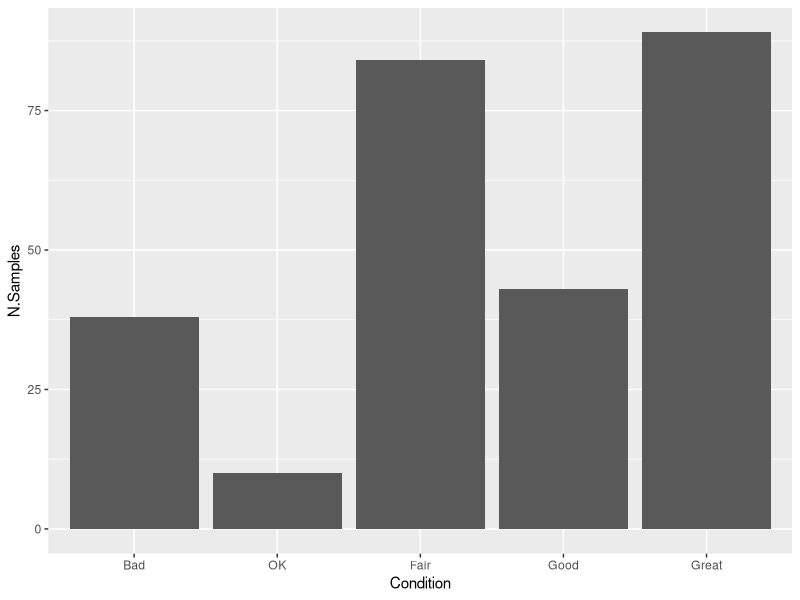
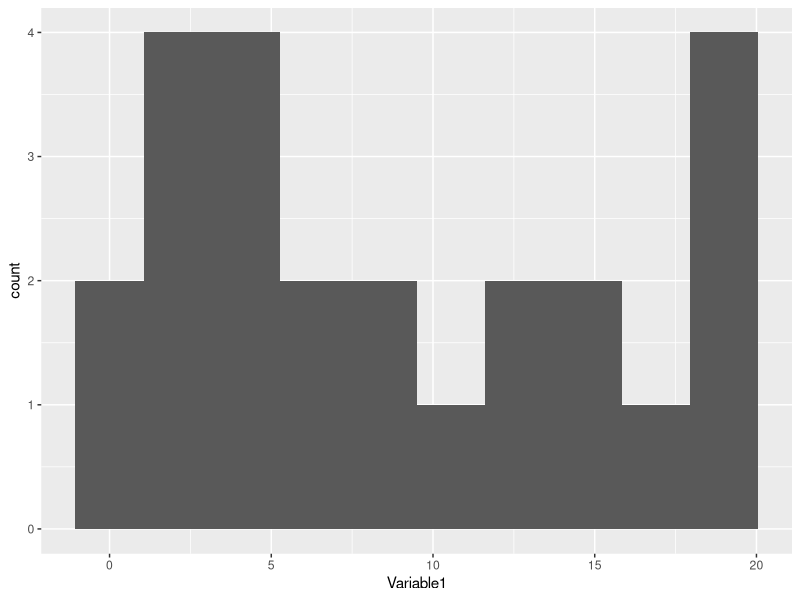
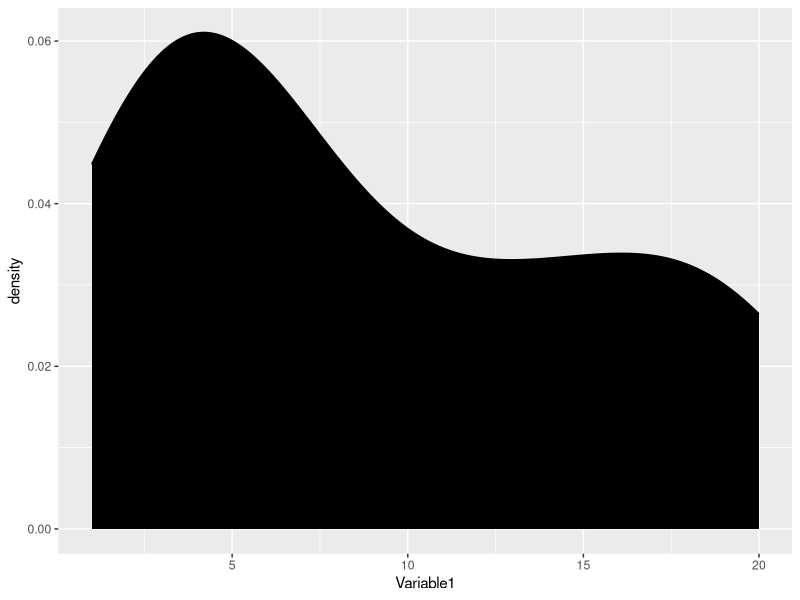
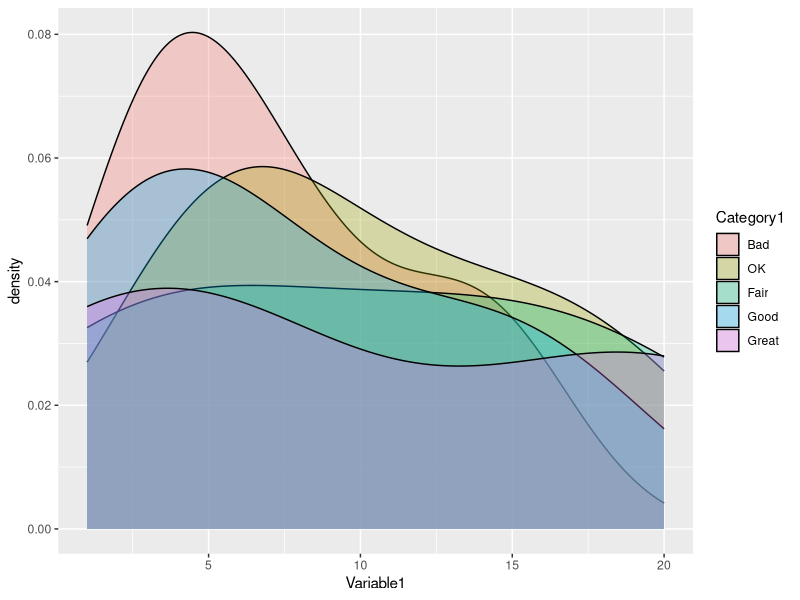
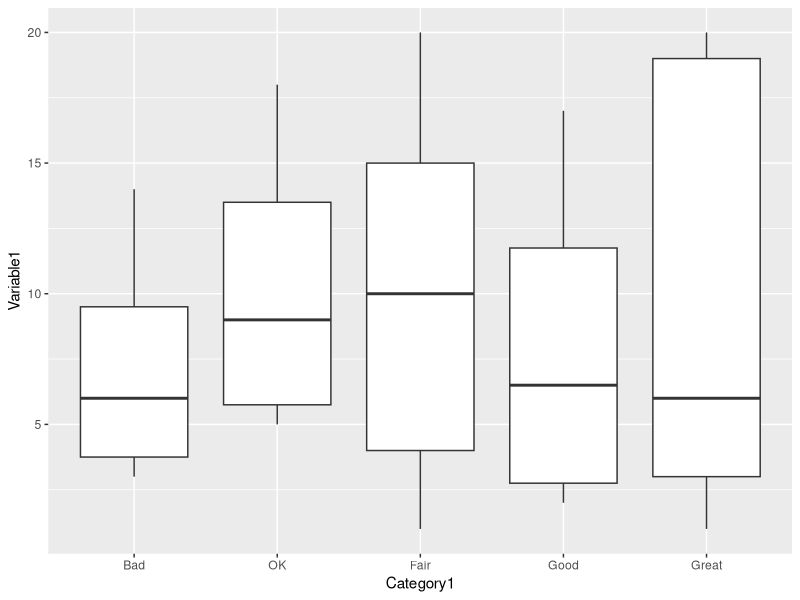
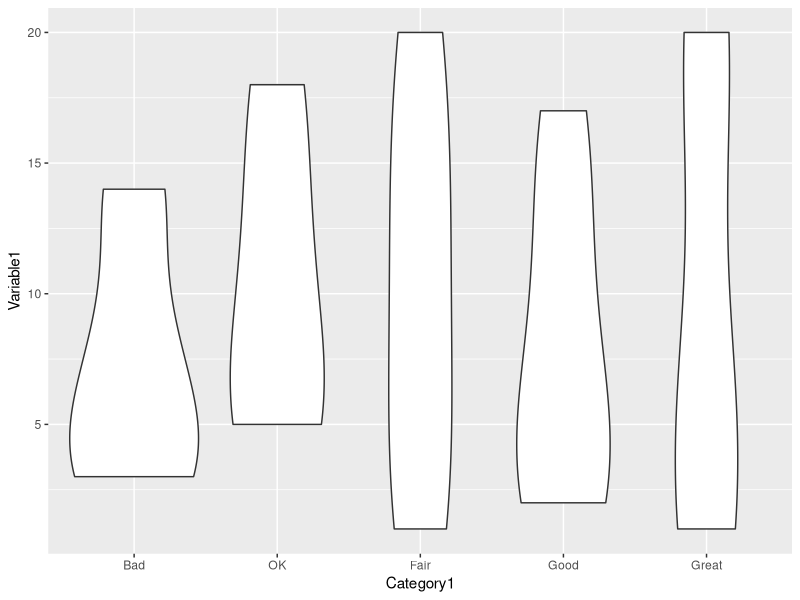
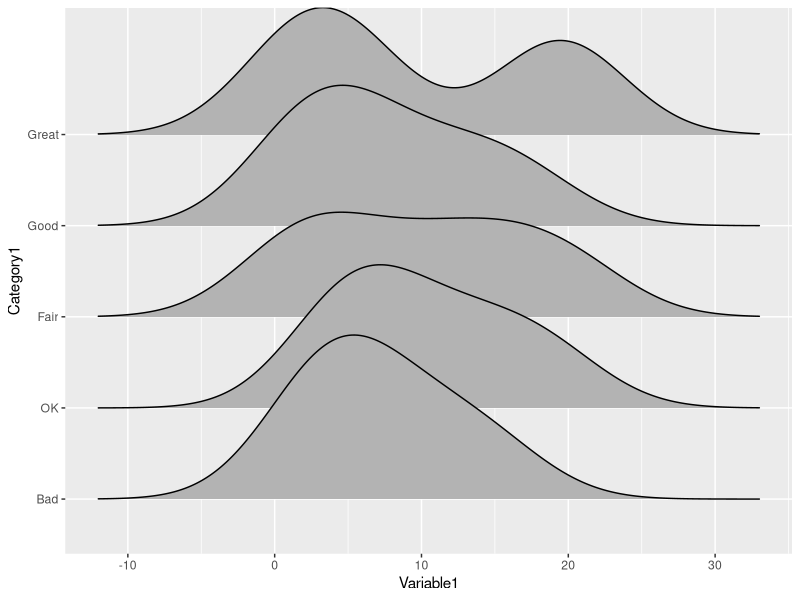
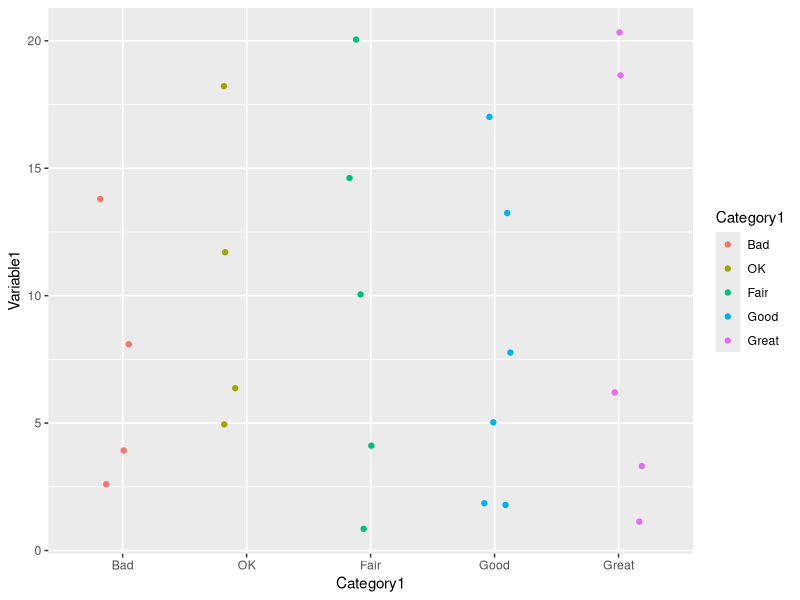

Recreate these plots in R, in order.
# This script is designed to get us started learning how to make better plots

#Started by Stephanie K. Archer 4/6/2021

# here are some important resources:
# Fundamentals of Data Visualization by Claus O. Wilke: https://clauswilke.com/dataviz/introduction.html
# GGplot cookbook: http://www.cookbook-r.com/Graphs/
# GGplot cheatsheet: https://www.maths.usyd.edu.au/u/UG/SM/STAT3022/r/current/Misc/data-visualization-2.1.pdf

# First we should talk about the different types of variables.
# When it comes to plotting you can have two basic types of variables:
# discrete and continuous. I like the explanation from Claus Wilke's book

# "Continuous data values are values for which arbitrarily fine intermediates exist. 
# For example, time duration is a continuous value. Between any two durations, 
# say 50 seconds and 51 seconds, there are arbitrarily many intermediates, such as 50.5 seconds, 
# 50.51 seconds, 50.50001 seconds, and so on. 
# By contrast, number of persons in a room is a discrete value. 
# A room can hold 5 persons or 6, but not 5.5....
# Next we’ll consider the types of data we may want to represent in our visualization. 
# You may think of data as numbers, but numerical values are only two out of several types of data we may encounter. 
# In addition to continuous and discrete numerical values, data can come in the form of discrete categories, in the form of dates or times, and as text. 
# When data is numerical we also call it quantitative and when it is categorical we call it qualitative. 
# Variables holding qualitative data are factors, and the different categories are called levels. 
# The levels of a factor are most commonly without order (as in the example of “dog”, “cat”, “fish” in Table 2.1), but factors can also be ordered, 
# when there is an intrinsic order among the levels of the factor (as in the example of “good”, “fair”, “poor” in Table 2.1)."


# The type of plot that you chose to use is, in part, dependent on
# the types of  data that you want to display. This page from the Claus Wilke book is 
# very useful for showing you the types of plots that are possible for different
# types of data/information that you want to display: https://clauswilke.com/dataviz/directory-of-visualizations.html


# we are going to work through the basic types of plots then move on to how
# to improve their design.

# First, lets load  packages
library(tidyverse)
if(!require(lubridate))install.packages("lubridate");library(lubridate)

# lets make an example dataset to use for a bar plot
data1<- data.frame(Condition = factor(x = c("Bad","OK","Fair","Good","Great"),
                                      levels = c("Bad","OK","Fair","Good","Great")),
                   N.Samples = sample(1:100,5))


# now lets make a basic bar plot

ggplot(data = data1)+
  geom_bar(aes(x=Condition,y=N.Samples),stat = "identity")

# while there are a lot of ways we can improve the design of this plot, it does
# accurately convey our data in a relatively clear way. So it is a perfectly fine plot.

# Now lets make a larger dataset that has a few different types of variables

data2<-data.frame(Category1 = sample(factor(x = c("Bad","OK","Fair","Good","Great"),
                                     levels = c("Bad","OK","Fair","Good","Great")),24,replace = T),
                  Category2 = sample(c("dog","cat","bird","fish"),24,replace = T),
                  Variable1 = sample(1:20,24,replace = T),
                  Variable2 = sample(seq(0,10,.001),24),
                  DateVariable = seq.Date(from = ymd("2019-01-01"),to = ymd("2020-12-01"),"month"))

# now lets make some plots that show the distribution of a single variable

# first lets do a histogram
ggplot(data = data2)+
  geom_histogram(aes(x=Variable1),bins = 10) # play around with the bins number to see what that does

# there are other ways to look at the distribution of a single variable

ggplot(data = data2)+
  geom_density(aes(x=Variable1),fill="black")

# you can used this type of plot to relatively easily compare the distribution of a 
# variable between categories. For example:

ggplot(data = data2)+
  geom_density(aes(x=Variable1,fill = Category1),alpha=.3)#the alpha here makes the 
# fills transparent do you can see through them. Try experimenting with it to see what
# changing the alpha value (can go between 0 and 1) does for your figure.

# another way to compare distributions between categories is boxplots

ggplot(data = data2)+
  geom_boxplot(aes(x = Category1,y = Variable1))

# these plots convey more information than the overlapping density plots. 
# the boxplots show information about the data in a succint way: https://towardsdatascience.com/understanding-boxplots-5e2df7bcbd51

# other plots are the violin plot:

ggplot(data = data2)+
  geom_violin(aes(x = Category1,y = Variable1))

# and ridgeline plots
if(!require(ggridges))install.packages("ggridges");library(ggridges)

ggplot(data = data2)+
  geom_density_ridges(aes(y=Category1, x=Variable1))


# another option is to just "see" all the datapoints

ggplot(data = data2)+
  geom_jitter(aes(x=Category1,y=Variable1,color = Category1),width=.2)

# now lets make a plot visualizing 2 conitnuous variables
# this is called a scatter plot

ggplot(data = data2)+
  geom_point(aes(x=Variable1,y=Variable2))

# now lets look at line plots. These are useful when there's an order to your x axis
# i.e., when your x axis is related to time

ggplot(data = data2)+
  geom_line(aes(x=DateVariable,y=Variable1))

# before we start looking at ways to make these plots prettier we need to talk about ways
# to convery more than 2 pieces of information with a plot. For example - lets
# say we want to see the relationship between variable1, variable2, and category 2
# we can do this using colors

ggplot(data = data2)+
  geom_point(aes(x=Variable1,y=Variable2,color=Category2))

# or by using facets
ggplot(data = data2)+
  geom_point(aes(x=Variable1,y=Variable2))+
  facet_wrap(~Category2)

# There's often multiple ways to display the same Lets say we want to
# look at how the value of Variable 2 varies depending on our two categories.
# one way we can do that is a slightly more complicated version of the boxplot

ggplot(data = data2)+
  geom_boxplot(aes(x=Category1,y=Variable2,fill=Category2))

# another way we can do this is with facets
ggplot(data = data2)+
  geom_boxplot(aes(x=Category1,y=Variable2))+
  facet_wrap(~Category2)

# or with a scatterplot (note I find this VERY hard to interpret)
ggplot(data = data2)+
  geom_jitter(aes(x=Category1,y=Variable2,color=Category2),width = .2)

# another way is to reorganize the data and make a heat map
data2%>%
  group_by(Category1,Category2)%>%
  summarize(mean.Variable2 = mean(Variable2))%>%
  ggplot()+
  geom_tile(aes(x=Category1,y=Category2,fill=mean.Variable2))
